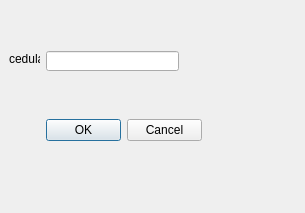
<?xml version="1.0" encoding="UTF-8"?>
<ui version="4.0">
 <class>Dialog</class>
 <widget class="QDialog" name="Dialog">
  <property name="geometry">
   <rect>
    <x>0</x>
    <y>0</y>
    <width>305</width>
    <height>213</height>
   </rect>
  </property>
  <property name="windowTitle">
   <string>Dialog</string>
  </property>
  <widget class="QLabel" name="label">
   <property name="geometry">
    <rect>
     <x>9</x>
     <y>51</y>
     <width>31</width>
     <height>16</height>
    </rect>
   </property>
   <property name="text">
    <string>cedula</string>
   </property>
  </widget>
  <widget class="QDialogButtonBox" name="buttonBox">
   <property name="geometry">
    <rect>
     <x>46</x>
     <y>119</y>
     <width>156</width>
     <height>23</height>
    </rect>
   </property>
   <property name="orientation">
    <enum>Qt::Horizontal</enum>
   </property>
   <property name="standardButtons">
    <set>QDialogButtonBox::Cancel|QDialogButtonBox::Ok</set>
   </property>
  </widget>
  <widget class="QLineEdit" name="verificar_id">
   <property name="geometry">
    <rect>
     <x>46</x>
     <y>51</y>
     <width>133</width>
     <height>20</height>
    </rect>
   </property>
  </widget>
 </widget>
 <resources/>
 <connections>
  <connection>
   <sender>buttonBox</sender>
   <signal>clicked(QAbstractButton*)</signal>
   <receiver>Dialog</receiver>
   <slot>close()</slot>
   <hints>
    <hint type="sourcelabel">
     <x>201</x>
     <y>133</y>
    </hint>
    <hint type="destinationlabel">
     <x>157</x>
     <y>181</y>
    </hint>
   </hints>
  </connection>
  <connection>
   <sender>buttonBox</sender>
   <signal>rejected()</signal>
   <receiver>Dialog</receiver>
   <slot>reject()</slot>
   <hints>
    <hint type="sourcelabel">
     <x>201</x>
     <y>139</y>
    </hint>
    <hint type="destinationlabel">
     <x>249</x>
     <y>181</y>
    </hint>
   </hints>
  </connection>
  <connection>
   <sender>buttonBox</sender>
   <signal>clicked(QAbstractButton*)</signal>
   <receiver>Dialog</receiver>
   <slot>close()</slot>
   <hints>
    <hint type="sourcelabel">
     <x>201</x>
     <y>135</y>
    </hint>
    <hint type="destinationlabel">
     <x>163</x>
     <y>153</y>
    </hint>
   </hints>
  </connection>
 </connections>
</ui>
